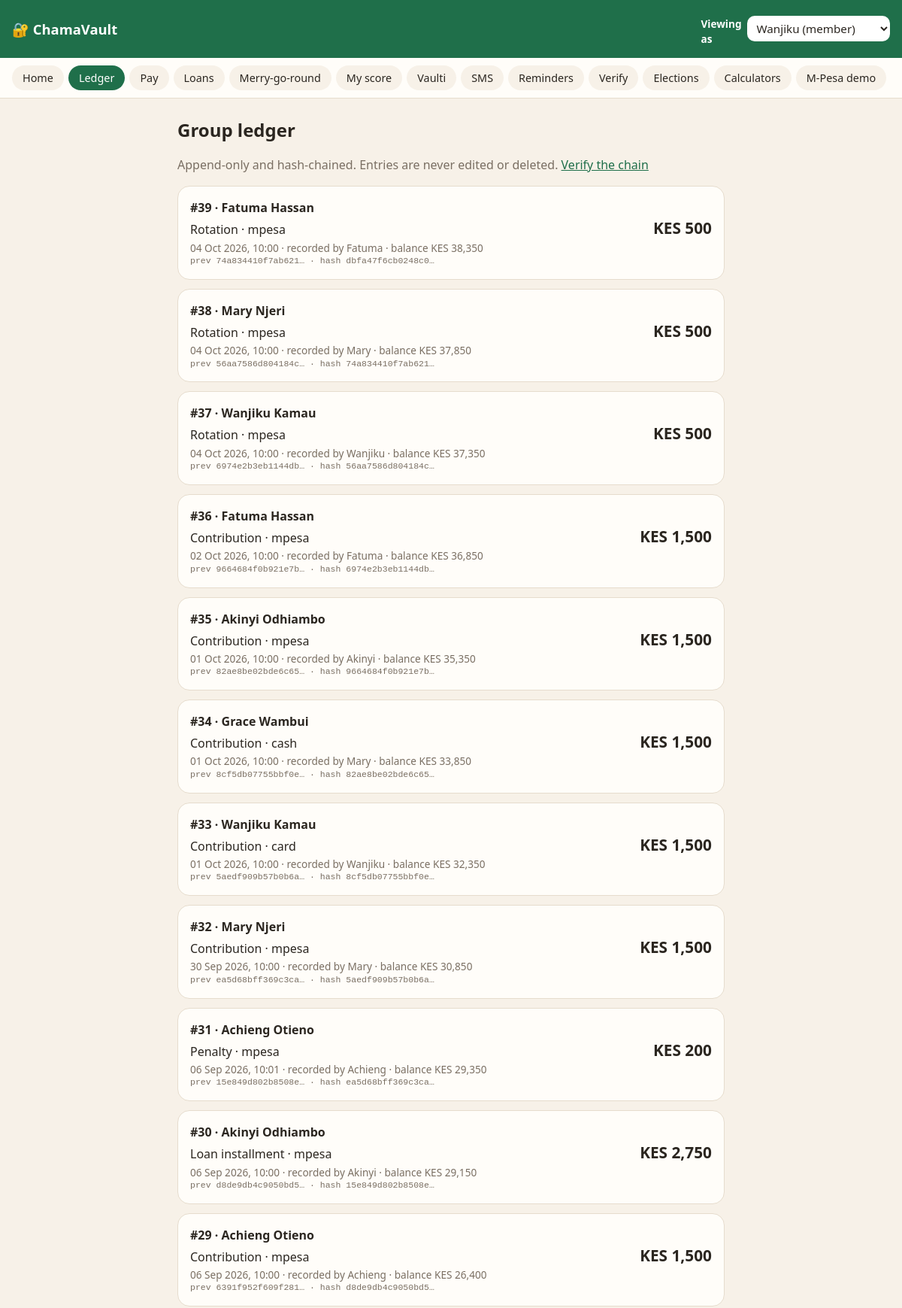
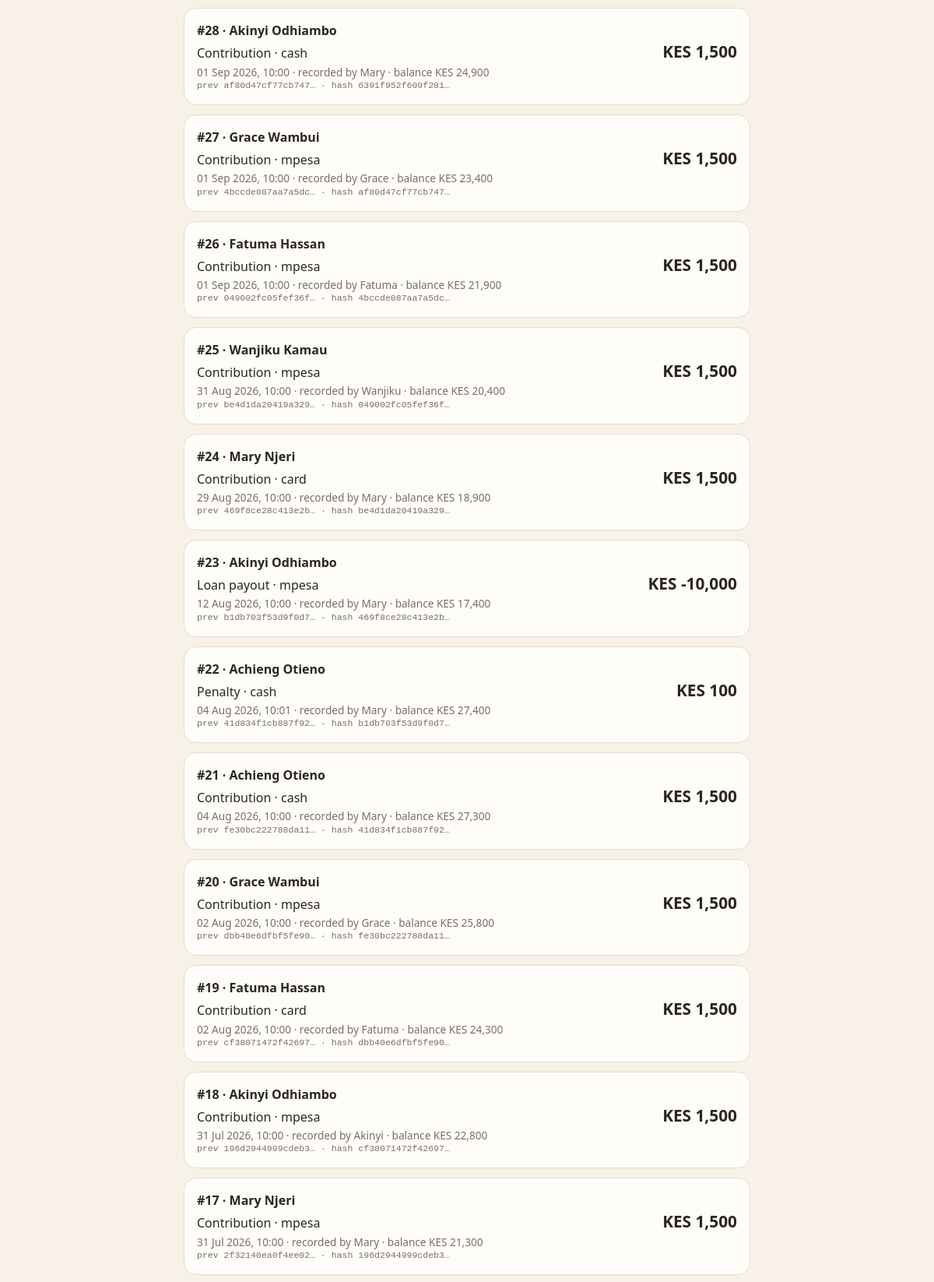
Screenshot of /ledger (upper part) with the database file from the repository (2 pictures, top to bottom).
### app/models.py (models this page shows)
class LedgerEntry(db.Model):
    id = db.Column(db.Integer, primary_key=True)
    chama_id = db.Column(db.ForeignKey("chama.id"), nullable=False, index=True)
    member_id = db.Column(db.ForeignKey("member.id"), nullable=False, index=True)
    amount = db.Column(db.Integer, nullable=False)
    type = db.Column(db.String(20), nullable=False)  # contribution|penalty|loan_installment|loan_payout|savings|welfare|correction
    method = db.Column(db.String(10), nullable=False)  # cash|mpesa|card|system
    recorded_by_id = db.Column(db.ForeignKey("member.id"), nullable=False)
    created_at = db.Column(db.DateTime, nullable=False, default=now_utc)
    period = db.Column(db.String(7))                 # "YYYY-MM" the entry counts towards
    ref = db.Column(db.String(40))                   # M-Pesa receipt / card auth reference
    corrects_id = db.Column(db.ForeignKey("ledger_entry.id"))
    reason = db.Column(db.String(300))
    running_balance = db.Column(db.Integer, nullable=False)
    prev_hash = db.Column(db.String(64), nullable=False, unique=True)  # unique => chain cannot fork
    hash = db.Column(db.String(64), nullable=False)
    member = db.relationship("Member", foreign_keys=[member_id])
    recorded_by = db.relationship("Member", foreign_keys=[recorded_by_id])

class Member(db.Model):
    id = db.Column(db.Integer, primary_key=True)
    chama_id = db.Column(db.ForeignKey("chama.id"), nullable=False)
    name = db.Column(db.String(80), nullable=False)
    phone = db.Column(db.String(15), unique=True, nullable=False)  # 2547XXXXXXXX
    role = db.Column(db.String(12), nullable=False, default="member")
    pin_hash = db.Column(db.String(255), nullable=False)
    credit_score = db.Column(db.Integer, nullable=False, default=500)
    streak = db.Column(db.Integer, nullable=False, default=0)      # on-time contribution streak
    @property
    def first_name(self):
        return self.name.split()[0]

### app/routes/ledger_routes.py (the view)
@bp.route("/ledger")
def ledger():
    chama = Chama.query.first()
    entries = (LedgerEntry.query.filter_by(chama_id=chama.id)
               .order_by(LedgerEntry.id.desc()).limit(150).all())
    return render_template("ledger.html", entries=entries, corrections=corrections_by_original(chama.id))

### app/auth.py (called while the page is built)
def load_viewer():
    member = db.session.get(Member, session.get("viewer_id") or 0)
    if member is None:
        member = Member.query.filter_by(role="member").order_by(Member.id).first() or Member.query.first()
    g.viewer = member

### app/ledger.py (called while the page is built)
def corrections_by_original(chama_id) -> dict:
    rows = LedgerEntry.query.filter(LedgerEntry.chama_id == chama_id,
                                    LedgerEntry.corrects_id.isnot(None)).all()
    return {c.corrects_id: c for c in rows}

### app/timeutil.py (called while the page is built)
def to_nairobi(dt: datetime) -> datetime:
    return dt.replace(tzinfo=timezone.utc).astimezone(NAIROBI)

def kes(n: int) -> str:
    return f"KES {n:,}"

### app/templates/ledger.html (shortened to what this page needs)
{% extends "base.html" %}
{% block content %}
<h1>Group ledger</h1>
<p class="muted">Append-only and hash-chained. Entries are never edited or deleted. <a href="{{ url_for('ledger.verify') }}">Verify the chain</a></p>
{% for e in entries %}
{% set fix = corrections.get(e.id) %}
<article class="card ledger-row {{ 'corrected' if fix }}">
  <div class="row" style="justify-content: space-between">
    <strong>#{{ e.id }} · {{ e.member.name }}</strong>
  </div>
  <div class="row" style="justify-content: space-between; align-items: baseline">
    <span>{{ e.type.replace('_', ' ')|capitalize }} · {{ e.method }}</span>
    <span class="num {{ 'orig' if fix }}" style="font-size:1.3rem">{{ e.amount|kes }}</span>
  </div>
  <div class="small muted">{{ e.created_at|nairobi }} · recorded by {{ e.recorded_by.first_name }} · balance {{ e.running_balance|kes }}</div>
  <div class="hash">prev {{ e.prev_hash[:16] }}… · hash {{ e.hash[:16] }}…</div>
</article>
{% endfor %}
{% endblock %}

### app/static/css/style.css (style rules this page uses)
:root { --green: #1f6f4a; --green-dark: #154d34; --green-soft: #e3f0e8; --terra: #c4573a; --terra-soft: #f8e4dc; --amber: #b7791f; --amber-soft: #fbf0d8; --bg: #f7f1e8; --card: #fffdf9; --ink: #2b2620; --muted: #7a6f63; --line: #e6dccd; --radius: 16px; }
* { box-sizing: border-box; }
body { margin: 0; background: var(--bg); color: var(--ink); font: 16px/1.5 system-ui, -apple-system, "Segoe UI", Roboto, sans-serif; }
a { color: var(--green); }
h1 { font-size: 1.5rem; margin: 8px 0 12px; }
.muted { color: var(--muted); }
.small { font-size: .85rem; }
.card { background: var(--card); border: 1px solid var(--line); border-radius: var(--radius); padding: 16px; margin: 12px 0; }
.num { font-variant-numeric: tabular-nums; font-weight: 700; }
.row { display: flex; gap: 10px; flex-wrap: wrap; align-items: center; }
.hash { font: .72rem/1.3 ui-monospace, Consolas, monospace; color: var(--muted); word-break: break-all; }

### rows the page displays
LedgerEntry: id "39", member.name "Fatuma Hassan", type.replace "Rotation", method "mpesa", amount|kes "KES 500", created_at|nairobi "04 Oct 2026, 10:00", recorded_by.first_name "Fatuma", running_balance|kes "KES 38,350", prev_hash "74a834410f7ab621", hash "dbfa47f6cb0248c0"
LedgerEntry: id "38", member.name "Mary Njeri", type.replace "Rotation", method "mpesa", amount|kes "KES 500", created_at|nairobi "04 Oct 2026, 10:00", recorded_by.first_name "Mary", running_balance|kes "KES 37,850", prev_hash "56aa7586d804184c", hash "74a834410f7ab621"
LedgerEntry: id "37", member.name "Wanjiku Kamau", type.replace "Rotation", method "mpesa", amount|kes "KES 500", created_at|nairobi "04 Oct 2026, 10:00", recorded_by.first_name "Wanjiku", running_balance|kes "KES 37,350", prev_hash "6974e2b3eb1144db", hash "56aa7586d804184c"
LedgerEntry: id "36", member.name "Fatuma Hassan", type.replace "Contribution", method "mpesa", amount|kes "KES 1,500", created_at|nairobi "02 Oct 2026, 10:00", recorded_by.first_name "Fatuma", running_balance|kes "KES 36,850", prev_hash "9664684f0b921e7b", hash "6974e2b3eb1144db"
LedgerEntry: id "35", member.name "Akinyi Odhiambo", type.replace "Contribution", method "mpesa", amount|kes "KES 1,500", created_at|nairobi "01 Oct 2026, 10:00", recorded_by.first_name "Akinyi", running_balance|kes "KES 35,350", prev_hash "82ae8be02bde6c65", hash "9664684f0b921e7b"
LedgerEntry: id "34", member.name "Grace Wambui", type.replace "Contribution", method "cash", amount|kes "KES 1,500", created_at|nairobi "01 Oct 2026, 10:00", recorded_by.first_name "Mary", running_balance|kes "KES 33,850", prev_hash "8cf5db07755bbf0e", hash "82ae8be02bde6c65"
LedgerEntry: id "33", member.name "Wanjiku Kamau", type.replace "Contribution", method "card", amount|kes "KES 1,500", created_at|nairobi "01 Oct 2026, 10:00", recorded_by.first_name "Wanjiku", running_balance|kes "KES 32,350", prev_hash "5aedf909b57b0b6a", hash "8cf5db07755bbf0e"
LedgerEntry: id "32", member.name "Mary Njeri", type.replace "Contribution", method "mpesa", amount|kes "KES 1,500", created_at|nairobi "30 Sep 2026, 10:00", recorded_by.first_name "Mary", running_balance|kes "KES 30,850", prev_hash "ea5d68bff369c3ca", hash "5aedf909b57b0b6a"
LedgerEntry: id "31", member.name "Achieng Otieno", type.replace "Penalty", method "mpesa", amount|kes "KES 200", created_at|nairobi "06 Sep 2026, 10:01", recorded_by.first_name "Achieng", running_balance|kes "KES 29,350", prev_hash "15e849d802b8508e", hash "ea5d68bff369c3ca"
LedgerEntry: id "30", member.name "Akinyi Odhiambo", type.replace "Loan installment", method "mpesa", amount|kes "KES 2,750", created_at|nairobi "06 Sep 2026, 10:00", recorded_by.first_name "Akinyi", running_balance|kes "KES 29,150", prev_hash "d8de9db4c9050bd5", hash "15e849d802b8508e"
LedgerEntry: id "29", member.name "Achieng Otieno", type.replace "Contribution", method "mpesa", amount|kes "KES 1,500", created_at|nairobi "06 Sep 2026, 10:00", recorded_by.first_name "Achieng", running_balance|kes "KES 26,400", prev_hash "6391f952f609f281", hash "d8de9db4c9050bd5"
LedgerEntry: id "28", member.name "Akinyi Odhiambo", type.replace "Contribution", method "cash", amount|kes "KES 1,500", created_at|nairobi "01 Sep 2026, 10:00", recorded_by.first_name "Mary", running_balance|kes "KES 24,900", prev_hash "af80d47cf77cb747", hash "6391f952f609f281"
LedgerEntry: id "27", member.name "Grace Wambui", type.replace "Contribution", method "mpesa", amount|kes "KES 1,500", created_at|nairobi "01 Sep 2026, 10:00", recorded_by.first_name "Grace", running_balance|kes "KES 23,400", prev_hash "4bccde087aa7a5dc", hash "af80d47cf77cb747"
LedgerEntry: id "26", member.name "Fatuma Hassan", type.replace "Contribution", method "mpesa", amount|kes "KES 1,500", created_at|nairobi "01 Sep 2026, 10:00", recorded_by.first_name "Fatuma", running_balance|kes "KES 21,900", prev_hash "049002fc05fef36f", hash "4bccde087aa7a5dc"
LedgerEntry: id "25", member.name "Wanjiku Kamau", type.replace "Contribution", method "mpesa", amount|kes "KES 1,500", created_at|nairobi "31 Aug 2026, 10:00", recorded_by.first_name "Wanjiku", running_balance|kes "KES 20,400", prev_hash "be4d1da20419a329", hash "049002fc05fef36f"
LedgerEntry: id "24", member.name "Mary Njeri", type.replace "Contribution", method "card", amount|kes "KES 1,500", created_at|nairobi "29 Aug 2026, 10:00", recorded_by.first_name "Mary", running_balance|kes "KES 18,900", prev_hash "469f8ce28c413e2b", hash "be4d1da20419a329"
LedgerEntry: id "23", member.name "Akinyi Odhiambo", type.replace "Loan payout", method "mpesa", amount|kes "KES -10,000", created_at|nairobi "12 Aug 2026, 10:00", recorded_by.first_name "Mary", running_balance|kes "KES 17,400", prev_hash "b1db703f53d9f0d7", hash "469f8ce28c413e2b"
LedgerEntry: id "22", member.name "Achieng Otieno", type.replace "Penalty", method "cash", amount|kes "KES 100", created_at|nairobi "04 Aug 2026, 10:01", recorded_by.first_name "Mary", running_balance|kes "KES 27,400", prev_hash "41d834f1cb887f92", hash "b1db703f53d9f0d7"
LedgerEntry: id "21", member.name "Achieng Otieno", type.replace "Contribution", method "cash", amount|kes "KES 1,500", created_at|nairobi "04 Aug 2026, 10:00", recorded_by.first_name "Mary", running_balance|kes "KES 27,300", prev_hash "fe30bc222788da11", hash "41d834f1cb887f92"
LedgerEntry: id "20", member.name "Grace Wambui", type.replace "Contribution", method "mpesa", amount|kes "KES 1,500", created_at|nairobi "02 Aug 2026, 10:00", recorded_by.first_name "Grace", running_balance|kes "KES 25,800", prev_hash "dbb40e6dfbf5fe90", hash "fe30bc222788da11"
LedgerEntry: id "19", member.name "Fatuma Hassan", type.replace "Contribution", method "card", amount|kes "KES 1,500", created_at|nairobi "02 Aug 2026, 10:00", recorded_by.first_name "Fatuma", running_balance|kes "KES 24,300", prev_hash "cf38071472f42697", hash "dbb40e6dfbf5fe90"
LedgerEntry: id "18", member.name "Akinyi Odhiambo", type.replace "Contribution", method "mpesa", amount|kes "KES 1,500", created_at|nairobi "31 Jul 2026, 10:00", recorded_by.first_name "Akinyi", running_balance|kes "KES 22,800", prev_hash "196d2944999cdeb3", hash "cf38071472f42697"
LedgerEntry: id "17", member.name "Mary Njeri", type.replace "Contribution", method "mpesa", amount|kes "KES 1,500", created_at|nairobi "31 Jul 2026, 10:00", recorded_by.first_name "Mary", running_balance|kes "KES 21,300", prev_hash "2f32140ea0f4ee02", hash "196d2944999cdeb3"

### other values shown
{{ label }} "Home" "Ledger" "Pay" "Loans" "Merry-go-round" "My score" "Vaulti" "SMS" "Reminders" "Verify" "Elections" "Calculators" "M-Pesa demo"
form field member_id "Wanjiku (member)"
